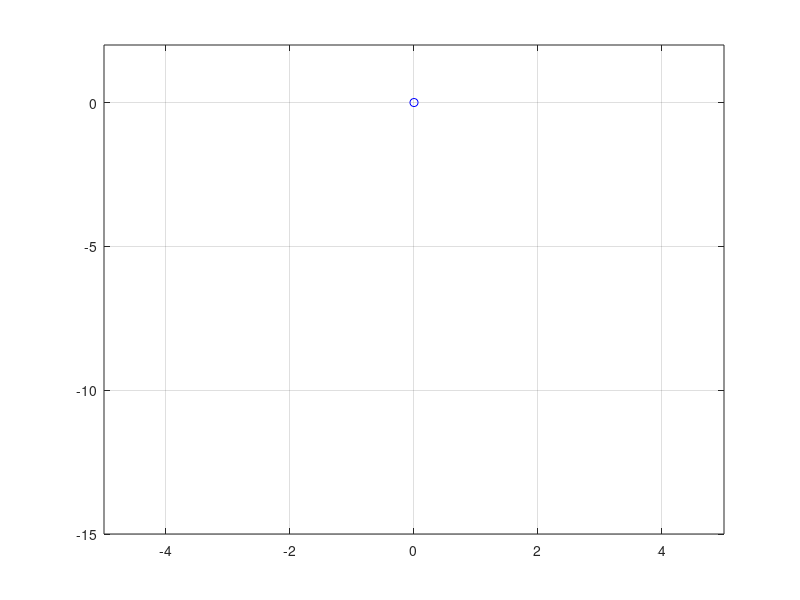
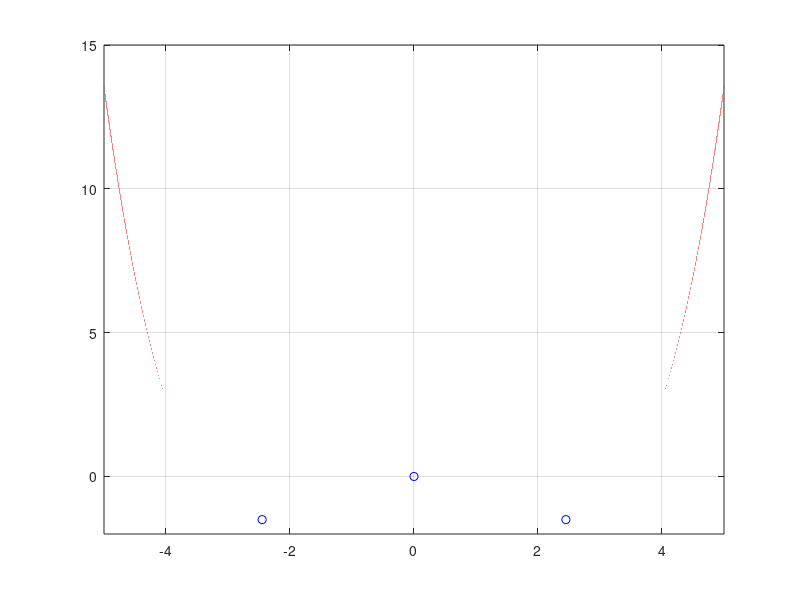

These charts were generated, in order, by the following MATLAB code:


x = linspace(-5,5,1e6);
y = (-x.^2)/2;

figure(), plot(x,y,'r')
xlim([-5,5]); ylim([-15,2]);
grid on; hold on;
plot(0,0,'bo')


x = linspace(-5,5,1e6);
y = (-x.^2)/2 + (x.^4)/24;

figure(), plot(x,y,'r')
xlim([-5,5]); ylim([-2,15]);
grid on; hold on;
plot(0,0,'bo')

x = [-sqrt(6), sqrt(6)];
y = (-x.^2)/2 + (x.^4)/24;
plot(x,y,'bo')

